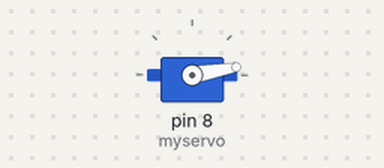
The sketch below on a simulated Arduino Uno, built with avr-gcc and run on an emulated ATmega328P. Parts: servo.

Above: at 0.1 s.
Timing chart, 0 to 40.0 s (numbered marks = the images above):
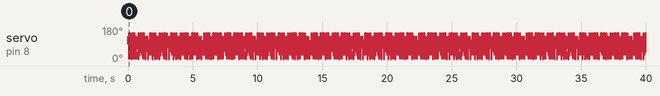

The sketch:

servo_project_code.ino
```cpp
#include <Servo.h>
Servo myservo;
void setup() {
  // put your setup code here, to run once:
  myservo.attach(8);

}

void loop() {
  // put your main code here, to run repeatedly:
  for(int i =0;i<180;i+=10)
  {
    myservo.write(i);
    //here we will call fn of the ultrasonic sensor if returns low will avoiding the things , and turn to the empty area...

   }
   myservo.write(90); //here it returns to the initial position .....


}
```
